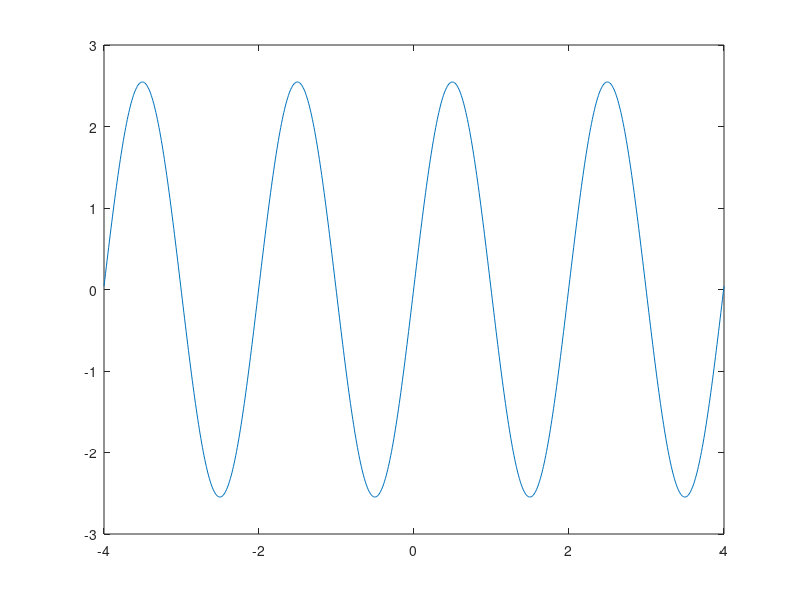

Reproduce this figure in MATLAB.
Ts = 0.01;
T = 2;
t = 0:Ts:T-Ts
f(t < T/2) = 2;
f((t>=T/2) & (t<T)) = -2
plot(t, f)
N=1;
a = zeros(1, N+1);
b = zeros(1, N+1);
for n=0:N 
    a(n+1) = (2*Ts/T)*sum(f.*cos(2*pi*n*t/T));
    b(n+1) = (2*Ts/T)*sum(f.*sin(2*pi*n*t/T));
end
stem(0:N, a)
hold on
stem(0:N, b)
hold off
legend('a', 'b')

t=-2*T:Ts:2*T;
fs = (a(1)/2) * ones(size(t));
for n=1:N
    fs = fs + (a(n+1)*cos(2*pi*n*t/T) + b(n+1)*sin(2*pi*n*t/T));
end
plot(t, fs)

